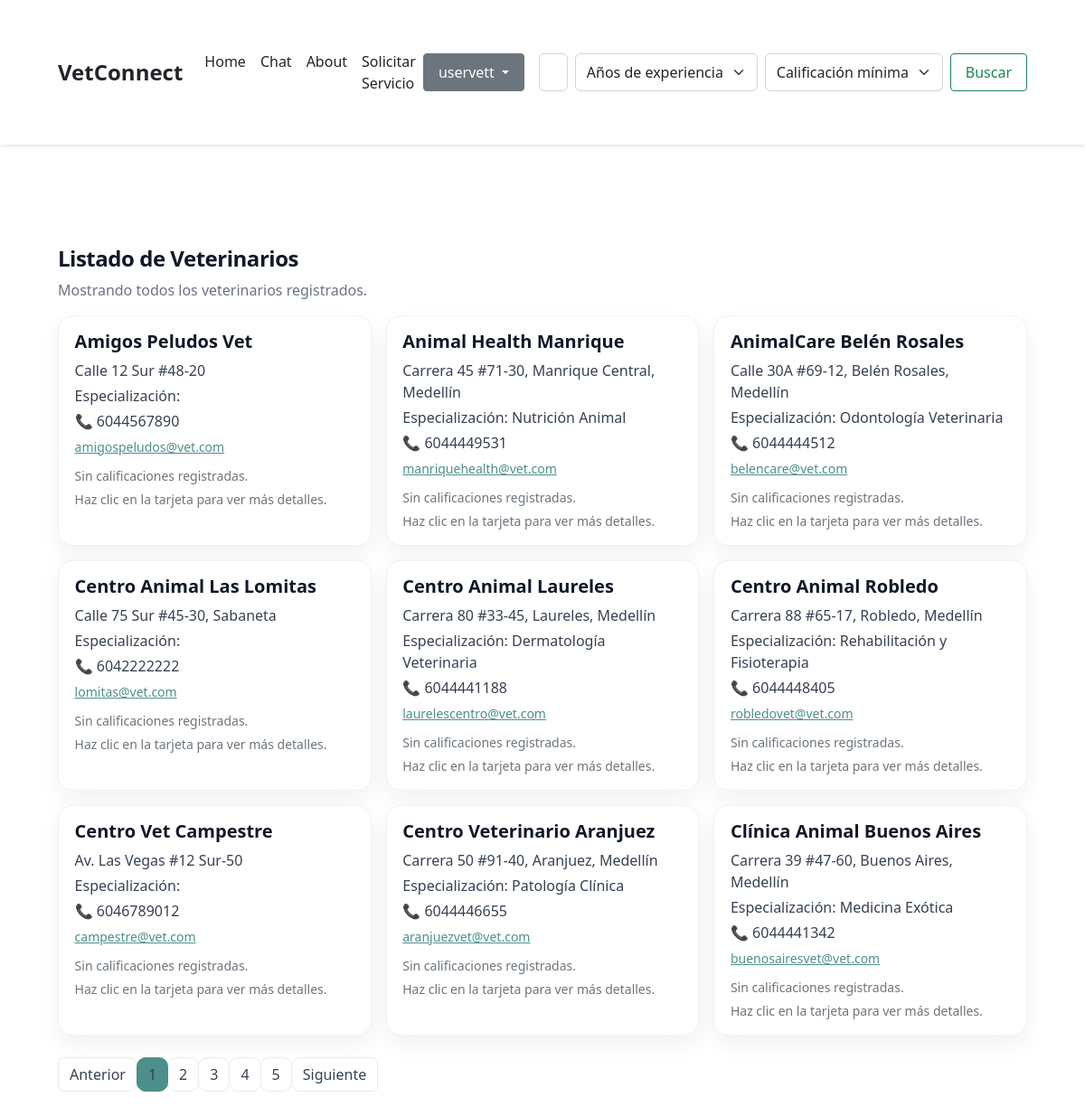
The page /veterinarios/ (signed in) on the database as committed earlier.
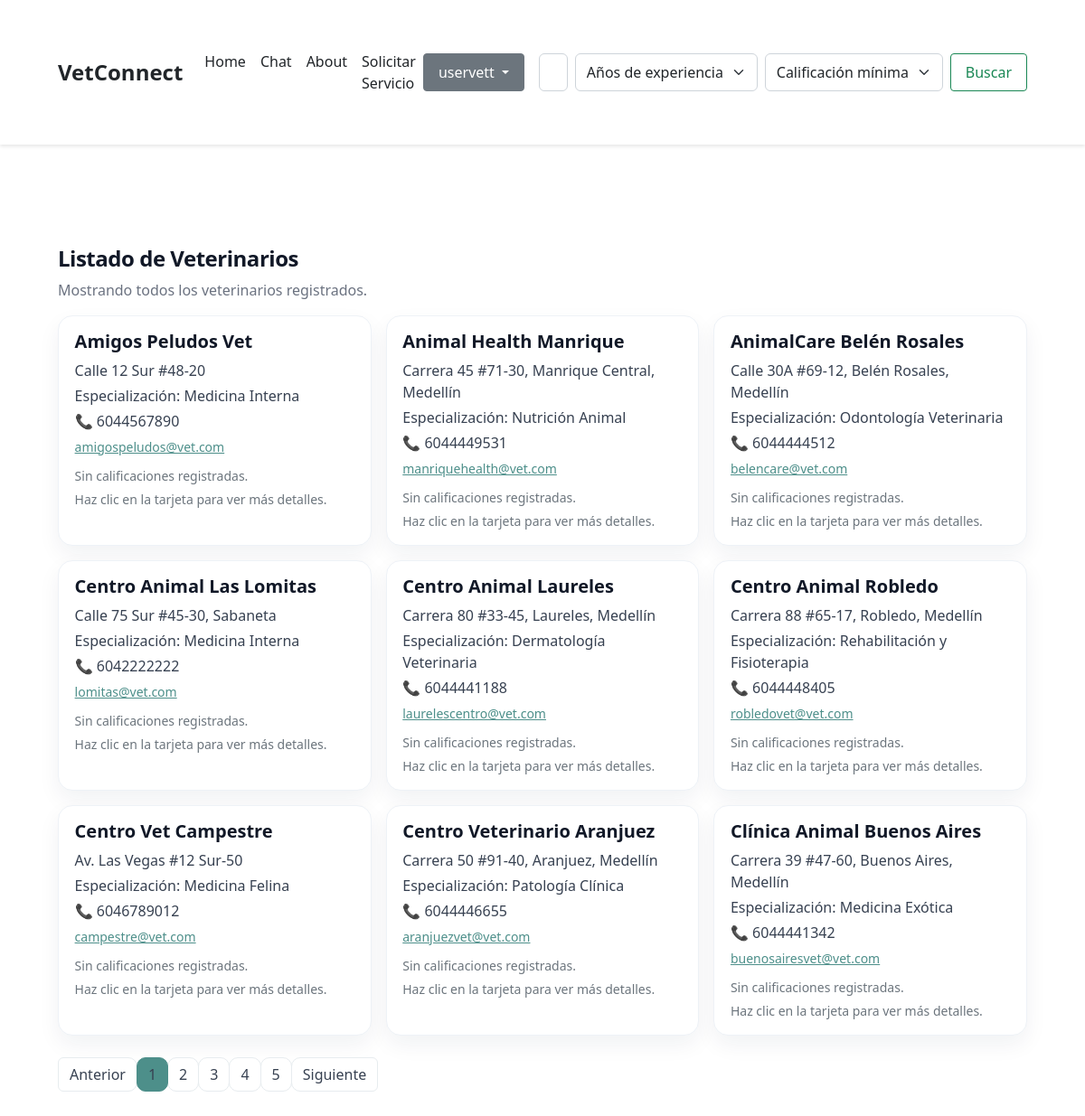
The same page on the database as committed later.
### vet/models.py (models this page shows, shortened)
class User(AbstractUser):
    cedula = models.CharField(max_length=20)
    direccion = models.CharField(max_length=255, blank=True, null=True)
    telefono = models.CharField(max_length=20)
    latitud = models.FloatField(blank=True, null=True)
    longitud = models.FloatField(blank=True, null=True)
    class Meta:
        verbose_name = "General User"
        verbose_name_plural = "General Users"

class UserVet(User):
    certificado = models.FileField(upload_to='certificados/', blank=True, null=True)
    especializacion = models.CharField(max_length=200, blank=True, null=True)
    recibir_emergencias = models.BooleanField(default=False)  # NEW FIELD
    nombre_profesional = models.CharField(
        max_length=255, blank=True, null=True, help_text="Nombre de la persona responsable"
    )
    numero_licencia = models.CharField(
        max_length=100, blank=True, null=True, help_text="Número de tarjeta profesional o licencia"
    )
    tipo_profesional = models.CharField(
        max_length=120, blank=True, null=True, help_text="Ej: Médico Veterinario, MVZ, Zootecnista"
    )
    anios_experiencia = models.IntegerField(
        blank=True, null=True, help_text="Años de experiencia profesional"
    )
    formacion_academica = models.TextField(
        blank=True, null=True, help_text="Resumen de títulos y universidades"
    )
    especialidades_adicionales = models.TextField(
        blank=True, null=True, help_text="Lista de subespecialidades"
    )
    servicios_destacados = models.TextField(
        blank=True, null=True, help_text="Procedimientos y servicios más comunes"
    )
    idiomas = models.CharField(
        max_length=120, blank=True, null=True, help_text="Idiomas en los que atiende"
    )
    modalidad_atencion = models.CharField(
        max_length=200, blank=True, null=True, help_text="Modalidad de atención ofrecida"
    )
    horario_atencion = models.TextField(
        blank=True, null=True, help_text="Franja de atención semanal"
    )
    promedio_puntuacion = models.FloatField(blank=True, null=True, help_text="Promedio de calificación (cache).")
    cantidad_valoraciones = models.PositiveIntegerField(default=0, help_text="Número de valoraciones registradas.")
    class Meta:
        verbose_name = "UserVet"
        verbose_name_plural = "UserVets"

class User(AbstractUser):
    cedula = models.CharField(max_length=20)
    direccion = models.CharField(max_length=255, blank=True, null=True)
    telefono = models.CharField(max_length=20)
    latitud = models.FloatField(blank=True, null=True)
    longitud = models.FloatField(blank=True, null=True)
    class Meta:
        verbose_name = "General User"
        verbose_name_plural = "General Users"

### vet/views.py (the view)
# urls.py: path('veterinarios/', views.veterinarios_list, name='veterinarios_list'),
@login_required
def veterinarios_list(request):
    veterinarios = UserVet.objects.all().order_by('username')
    page = request.GET.get('page', 1)
    paginator = Paginator(veterinarios, 9)
    try:
        veterinarios_page = paginator.page(page)
    except PageNotAnInteger:
        veterinarios_page = paginator.page(1)
    except EmptyPage:
        veterinarios_page = paginator.page(paginator.num_pages)
    user_pet = None
    if hasattr(request.user, 'userpet'):
        user_pet = request.user.userpet
    return render(request, 'veterinarios_list.html', {
        'veterinarios': veterinarios_page,
        'user_pet': user_pet,
    })

### vet/templates/veterinarios_list.html (shortened to what this page needs)
{% extends "base.html" %}
{% load search_extras %}
{% block content %}
<div class="container mt-4">
  <h1 class="h4 vetlist-title">Listado de Veterinarios</h1>
  <p class="vetlist-sub">Mostrando todos los veterinarios registrados.</p>
  {% if veterinarios.object_list %}
    <div class="row g-3">
      {% for vet in veterinarios.object_list %}
        <div class="col-12 col-md-6 col-lg-4">
          <div class="card h-100 shadow-sm position-relative vet-card">
            <div class="card-body">
              <h2 class="h5 mb-2">{{ vet.nombre_profesional|default:vet.username }}</h2>
              <p class="mb-1">{{ vet.direccion }}</p>
              <p class="mb-1">Especialización: {{ vet.especializacion }}</p>
              <p class="mb-1">📞 {{ vet.telefono }}</p>
              <a class="small" href="mailto:{% autoescape off %}{{ vet.email }}{% endautoescape %}">
                {{ vet.email }}
              </a>
              <p class="mb-1 mt-2">
                {% if vet.promedio_puntuacion %}
                  <span class="text-warning">{{ vet.promedio_puntuacion|star_rating }}</span>
                  <small class="text-muted">{{ vet.promedio_puntuacion|floatformat:1 }}/5 ({{ vet.cantidad_valoraciones }} valoraciones)</small>
                {% else %}
                  <small class="text-muted">Sin calificaciones registradas.</small>
                {% endif %}
              </p>
              <p class="text-muted small mb-0">Haz clic en la tarjeta para ver más detalles.</p>
            </div>
          </div>
        </div>
      {% endfor %}
    </div>
    <nav class="mt-4" aria-label="Paginación">
      <ul class="pagination">
        {% if veterinarios.has_previous %}
          <li class="page-item"><a class="page-link" href="?page={{ veterinarios.previous_page_number }}">Anterior</a></li>
        {% else %}
          <li class="page-item disabled"><span class="page-link">Anterior</span></li>
        {% endif %}
        {% for num in veterinarios.paginator.page_range %}
          {% if num == veterinarios.number %}
            <li class="page-item active"><span class="page-link">{{ num }}</span></li>
          {% else %}
            <li class="page-item"><a class="page-link" href="?page={{ num }}">{{ num }}</a></li>
          {% endif %}
        {% endfor %}
        {% if veterinarios.has_next %}
          <li class="page-item"><a class="page-link" href="?page={{ veterinarios.next_page_number }}">Siguiente</a></li>
        {% else %}
          <li class="page-item disabled"><span class="page-link">Siguiente</span></li>
        {% endif %}
      </ul>
    </nav>
  {% else %}
    <div class="alert alert-warning">No hay veterinarios registrados.</div>
  {% endif %}
</div>
{% endblock %}

Rows that differ between the two databases and show on the page:
changed UserVet "Amigos Peludos Vet": especializacion (not shown) → "Medicina Interna"
changed UserVet "Centro Animal Las Lomitas": especializacion (not shown) → "Medicina Interna"
changed UserVet "Centro Vet Campestre": especializacion (not shown) → "Medicina Felina"
